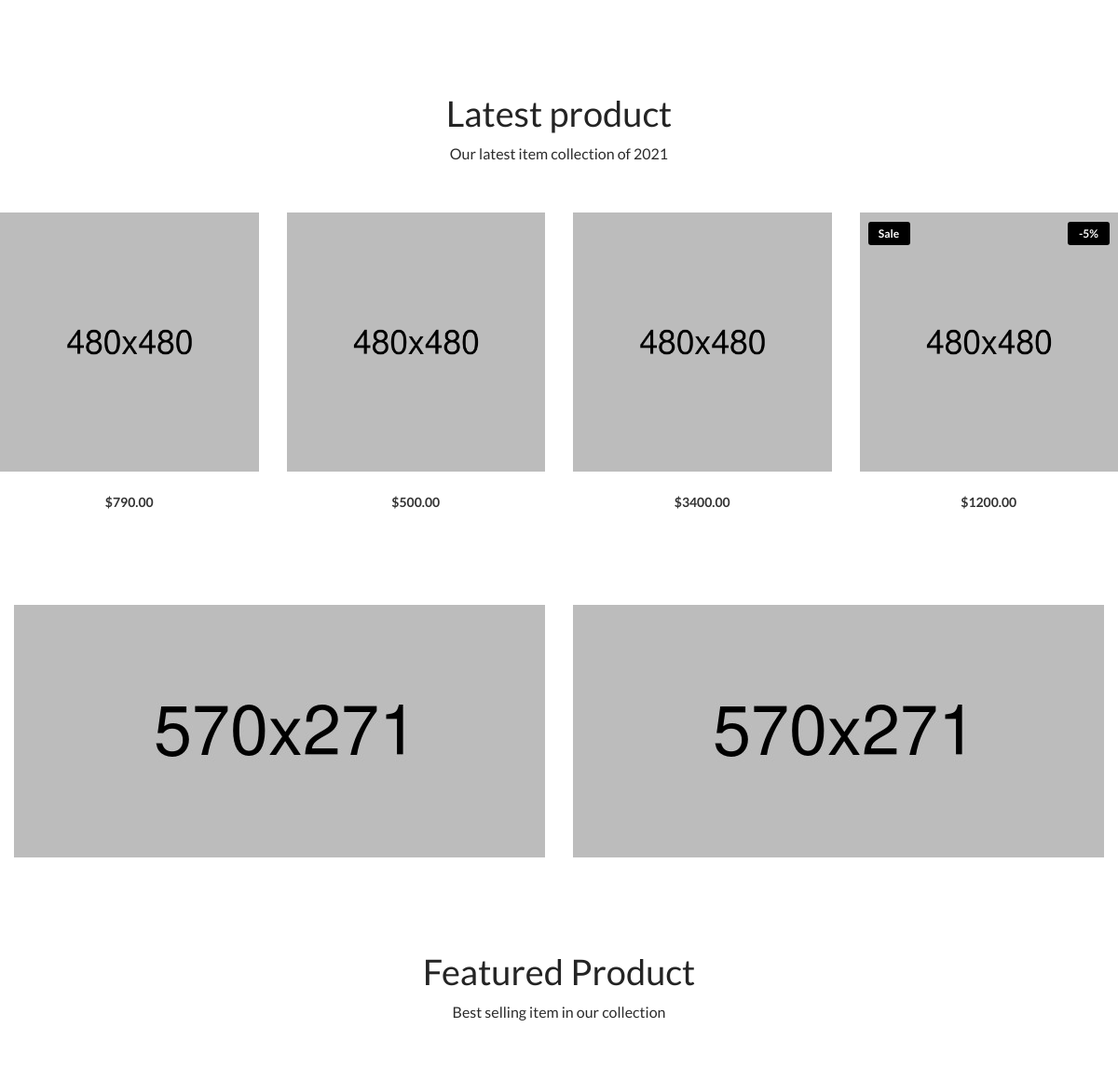
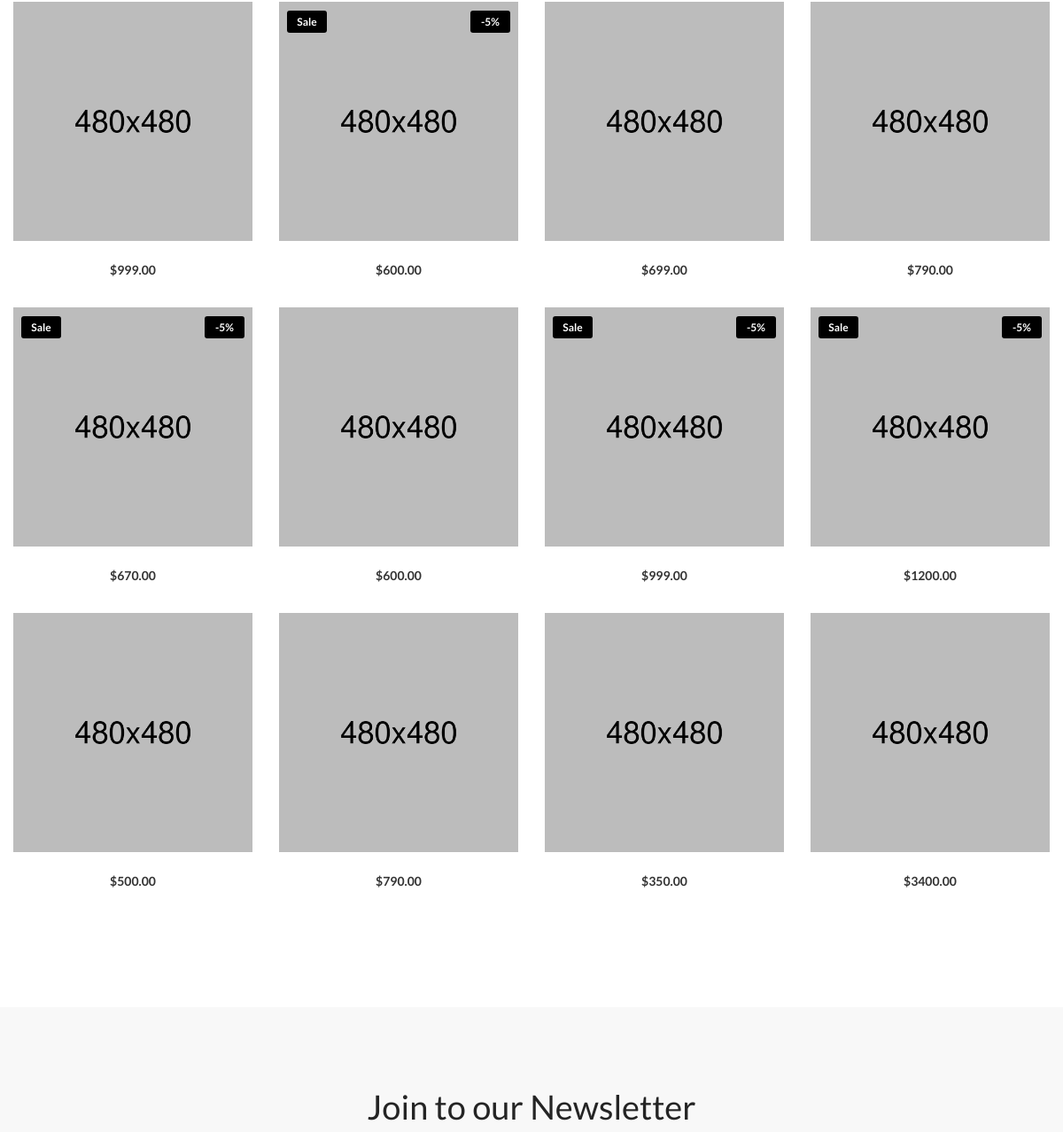
Before: / (middle part) with the older database file (2 pictures, top to bottom).
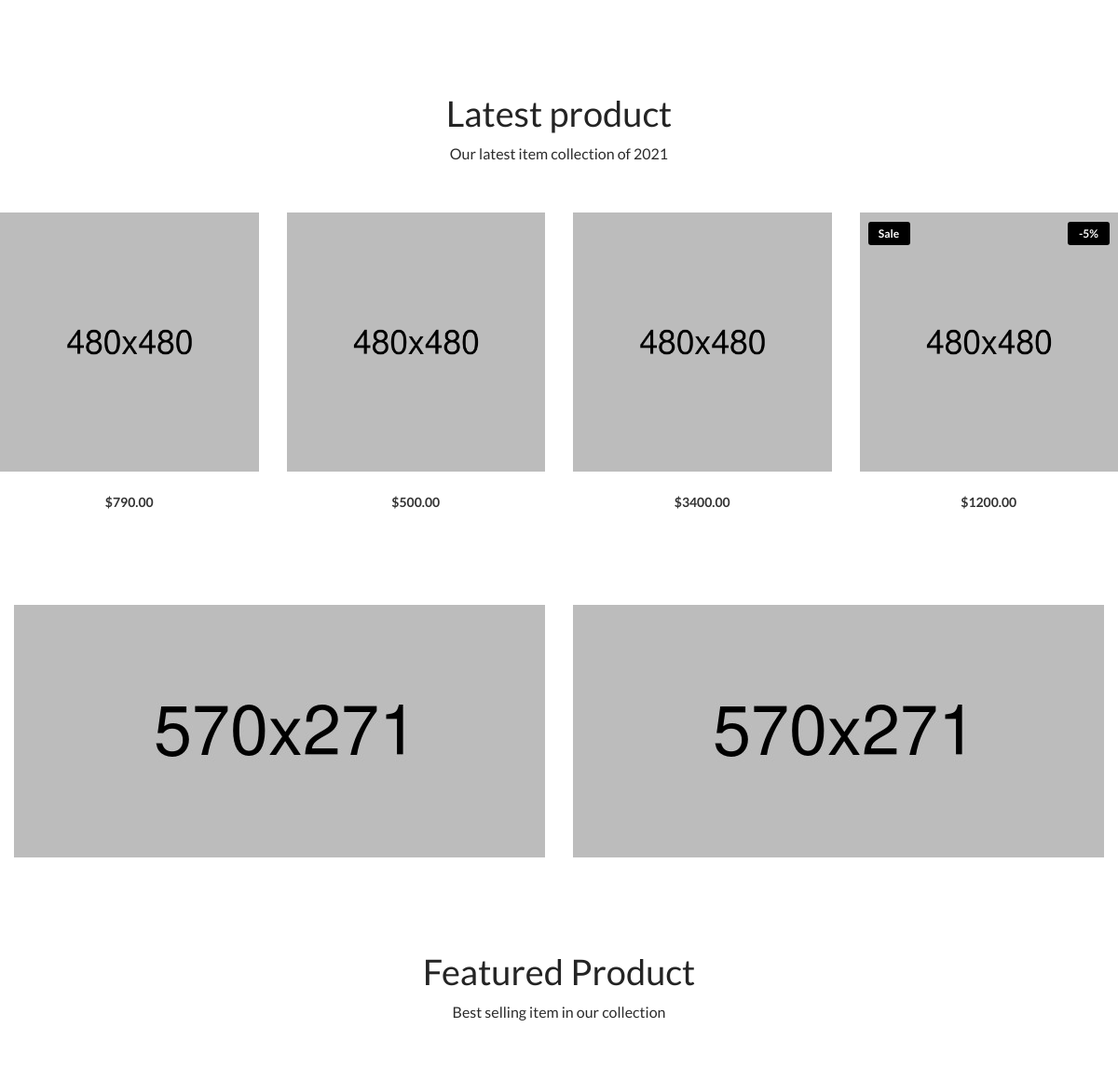
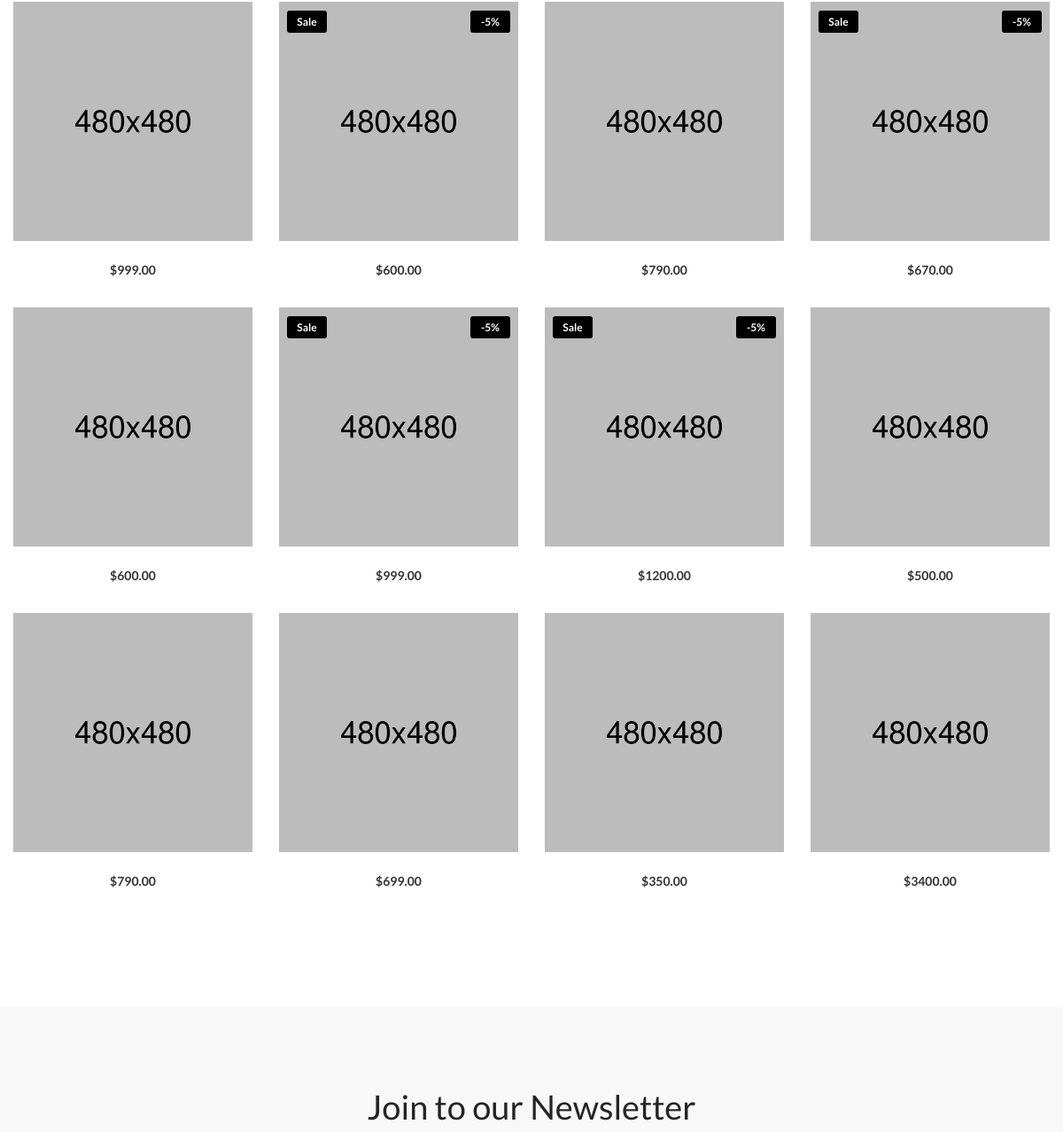
After: the same page with the newer database file (2 pictures, top to bottom).
### main/models.py (models this page shows, shortened)
class Product(models.Model):
    category = models.ForeignKey(Category, related_name='categories', on_delete=models.PROTECT)
    name = models.CharField(max_length=200, db_index=True, verbose_name="Name")
    slug = models.SlugField(max_length=250, unique=True, db_index=True, verbose_name="URL")
    photo = models.ImageField(upload_to="photos/%Y/%m/%d", verbose_name="Image")
    description = models.TextField(blank=True)
    price = models.DecimalField(max_digits=10, decimal_places=2)
    stock = models.PositiveIntegerField()
    sale = models.IntegerField(default=0, verbose_name="Sale")
    available = models.BooleanField(default=True)
    created = models.DateTimeField(auto_now_add=True)
    total_rating = models.IntegerField(default=0)
    class Meta:
        ordering = ('name',)
        index_together = (('id', 'slug'),)

### main/views.py (the view)
# urls.py: path('', views.index, name='index'),
def index(request):
    if request.method == 'POST':
        form = ContactFormLetter(request.POST)
        if form.is_valid():
            sub = 'Subscribe'
            message = 'Join to our Newsletter this email: '
            sender = form.cleaned_data['email']
            send_mail(sub, message + sender, sender, ['fserlisiy@yandex.ru'])
            return HttpResponseRedirect(reverse('index'))
    else:
        form = ContactFormLetter()
    last_blog = Post.objects.filter(status=True).order_by('-publish')[:2]
    products = Product.objects.filter(available=True)
    last_products = products.order_by('-created')[:6]
    recent = products.order_by('total_rating')[:12]
    wishlist = Wishlist(request).list()
    return render(request, 'main/index.html', {'form': form,
                                               'blog': last_blog,
                                               'last': last_products,
                                               'recent': recent,
                                               'wishlist': wishlist,
                                               'cart_product_form': cart_product_form,
                                               'categories': categories,
                                               'title': "Main"})

### cart/cart.py (called while the page is built)
    def __len__(self):
        return sum(item['quantity'] for item in self.cart.values())

    def get_total_price(self):
        return sum(Decimal(item['price']) * item['quantity'] for item in
                   self.cart.values())

### cart/context_processors.py (called while the page is built)
def cart(request):
    return {'cart': Cart(request)}

### main/models.py (called while the page is built)
    def get_absolute_url(self):
        return reverse('shop', kwargs={'category_slug': self.slug})

    def get_absolute_url(self):
        return reverse('blog_single', kwargs={'post_slug': self.slug})

### main/wishlist.py (called while the page is built)
    def list(self):
        product_ids = self.wishlist.keys()
        products = Product.objects.filter(id__in=product_ids)
        l = []
        for product in products:
            l.append(product)
        return l

### main/templates/main/index.html (shortened to what this page needs)
{% extends 'main/layout.html' %}
{% load static %}
  {% block main %}
  <main class="main-content">
    <section class="product-area latest-product-area" data-aos="fade-up" data-aos-duration="1000">
      <div class="container">
        <div class="row">
          <div class="col-md-8 col-lg-6 m-auto">
            <div class="section-title text-center">
              <h2 class="title">Latest product</h2>
              <p>Our latest item collection of 2021</p>
            </div>
          </div>
        </div>
        <div class="row">
          <div class="swiper-container product4-slider-container">
            <div class="swiper-wrapper">
              {% for product in last %}
              <div class="swiper-slide">
                <div class="product-item">
                  <div class="product-thumb">
                    <a href="{% url 'shop_single' product.category.slug product.slug %}">
                      <img src="{{product.photo.url}}" alt="Alan-Shop">
                    {% if product.sale > 0 %}
                      <div class="ribbons">
                        <span class="ribbon ribbon-hot">Sale</span>
                        <span class="ribbon ribbon-onsale align-right">-{{product.sale}}%</span>
                      </div>
                      {% endif %}
                    </a>
                        <div class="product-action">
                        </div>
                  </div>
                  <div class="product-info">
                    <div class="prices">
                      <span class="price">${{product.price}}</span>
                    </div>
                  </div>
                </div>
              </div>
              {% endfor %}
          </div>
        </div>
      </div>  </div>
    </section>
    <section class="offer-area" data-aos="fade-up" data-aos-duration="1000">
      <div class="container">
        <div class="row">
          <div class="col-sm-6">
            <div class="single-offer">
              <div class="thumb">
                <a href="{% url 'shop' 'cutting-board' %}">
                  <img src="{% static 'main/assets/img/shop/offer-1.webp' %}" alt="Alan-Shop">
                </a>
              </div>
            </div>
          </div>
          <div class="col-sm-6">
            <div class="single-offer">
              <div class="thumb">
                <a href="{% url 'shop' 'granite' %}">
                  <img src="{% static 'main/assets/img/shop/offer-2.webp' %}" alt="Alan-Shop">
                </a>
              </div>
            </div>
          </div>
        </div>
      </div>
    </section>
    <section class="product-area featured-product-area" data-aos="fade-up" data-aos-duration="1000">
      <div class="container">
        <div class="row">
          <div class="col-md-8 col-lg-6 m-auto">
            <div class="section-title text-center">
              <h2 class="title">Featured Product</h2>
              <p>Best selling item in our collection</p>
            </div>
          </div>
        </div>
        <div class="row">
          {% for product in recent %}
          <div class="col-12 col-sm-6 col-md-4 col-lg-3">
            <div class="product-item">
                  <div class="product-thumb">
                    <a href="{% url 'shop_single' product.category.slug product.slug %}">
                      <img src="{{product.photo.url}}" alt="Alan-Shop">
                    {% if product.sale > 0 %}
                      <div class="ribbons">
                        <span class="ribbon ribbon-hot">Sale</span>
                        <span class="ribbon ribbon-onsale align-right">-{{product.sale}}%</span>
                      </div>
                      {% endif %}
                    </a>
                        <div class="product-action">
                        </div>
                  </div>
                  <div class="product-info">
                    <div class="prices">
                      <span class="price">${{product.price}}</span>
                    </div>
                  </div>
                </div>
          </div>
{% endfor %}
        </div>
      </div>
    </section>
    <section class="newsletter-area">
      <div class="container">
        <div class="row">
          <div class="col-md-12 col-lg-6 m-auto" data-aos="fade-up" data-aos-duration="1000">
            <div class="section-title text-center">
              <h2 class="title">Join to our Newsletter</h2>
            </div>
          </div>
        </div>
      </div>
    </section>
  </main>
{% endblock %}

### main/templates/main/layout.html (shortened to what this page needs)
<!DOCTYPE html>
<html lang="en">
{% load static %}
<head>
    <link href="{% static 'main/assets/css/bootstrap.min.css' %}" rel="stylesheet"/>
    <link href="{% static 'main/assets/css/themify-icons.css' %}" rel="stylesheet"/>
    <link href="{% static 'main/assets/css/font-awesome.min.css' %}" rel="stylesheet"/>
    <link href="{% static 'main/assets/css/ionicons.min.css' %}" rel="stylesheet"/>
    <link href="{% static 'main/assets/css/animate.css' %}" rel="stylesheet"/>
    <link href="{% static 'main/assets/css/aos.css' %}" rel="stylesheet"/>
    <link href="{% static 'main/assets/css/jquery.fancybox.min.css' %}" rel="stylesheet"/>
    <link href="{% static 'main/assets/css/slicknav.css' %}" rel="stylesheet"/>
    <link href="{% static 'main/assets/css/swiper.min.css' %}" rel="stylesheet"/>
    <link href="{% static 'main/assets/css/style.css' %}" rel="stylesheet" />
</head>
<body>
{% block main %}
{% endblock %}
</body>
</body>
</html>

Changed rows visible on the page:
changed Product (number 11 of 12 on the later page): moves down the list
